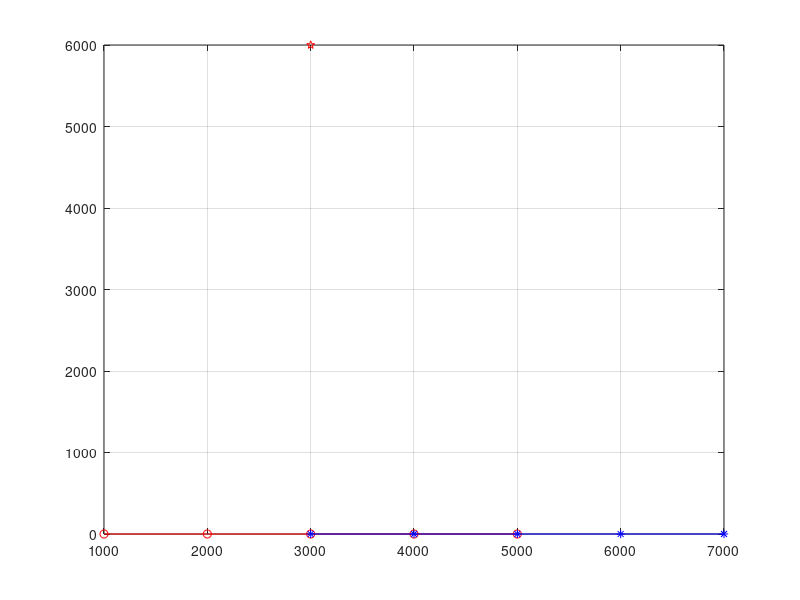

This chart was generated by the following MATLAB code: (Note: this script raises an error after producing the figure.)
clear all;
close all;
clc;
CF1=0; %show cost function
Known_Unknown_Sig   = 0; % 1- Known Signal, 0 - Unknown Signals
c = 3e8;                                               % Speed of light - 3*10^2 m/s
Q = 1;                                                  % Number of emitters
K = 5; %5                                         % Number of interception intervals
L = 2;%3;                                              % Number of receivers
SNRdB =  (5:10:75)  ;  %ajw
ReceiverSpeed = 3e2;                      % receiver velocity (identical to all)
dist_mult = 1e3;
EmitterPos  = [3000 6000]; % [[1+5*rand,1+5*rand]*dist_mult;
fc  = 1e9;                             % carrier frequency
Ni_vec  =  zeros(1,K); %transmitter frequency shifts

max_dop = ReceiverSpeed/c*fc;
Fs=2^23;   % sampling low resolution
Ts = 1/Fs;
Ns = 2^9 ;   % - Number of samples in observation (after sampling the observation)
T0=Ns/Fs; % observation time

time_vec = (0:Ns-1)*Ts;
freq_vec = (0:Ns-1)*(Fs/Ns);
f_delta = freq_vec(2)-freq_vec(1);

ReceiverPos(:,1,1) =     (1:K)'*dist_mult;
ReceiverPos(:,2,1) =    (0*ones(1,K))'*dist_mult;
ReceiverVel(:,:,1) =      (ones(K,1)*[ReceiverSpeed 0]);

ReceiverPos(:,1,2) =     (1:K)'*dist_mult+2000;
ReceiverPos(:,2,2) =     ReceiverPos(:,2,1) ;
ReceiverVel(:,:,2) =      (ones(K,1)*[ReceiverSpeed 0]);

figure
plot(ReceiverPos(:,1,1),ReceiverPos(:,2,1),'r-o', ReceiverPos(:,1,2),ReceiverPos(:,2,2),'b-*',...
    EmitterPos(1),EmitterPos(2),'rp') ; grid on
drawnow

%[TOA,Doppler_shift] = Create_Tau_Doppler(EmitterPos,ReceiverPos,ReceiverVel,fc,c,L,K);

%b_vec=ones(size(b_vec));

Nexp = 50; % Number of Monte-Carlo trials 

DPDRun = 1;
STRun = 1;

%SNRdB =  [-14:2:0]; 


sigma2Vec = 10.^(-SNRdB/10);                             % noise variance
sigma2dBVec = 10*log10(sigma2Vec);                              % noise variance [dB]

% %%%%%%%%%%%%%%%%%%%%%%%%%%%%%%%%%%%%%%%%%%%%%%

Norm_mat = zeros(length(SNRdB),Nexp);
%Poserr_DPD = zeros(length(NsVec),length(SNRdB));
%Bias_DPD = Poserr_DPD;    Poserr_ST = Poserr_DPD ;   Bias_ST = Bias_DPD;
r_vec_t = zeros(Ns,K,L);
r_vec_f = zeros(Ns,K,L);
r_vec_f_temp = zeros(2*Ns,K,L);

disp('Generating Data...')
NOF = 1;

amplitudes = ones(K,NOF);
phases = rand(K,NOF)*0;
if NOF>1
    f0 = (max_dop:(0.4*Fs-max_dop)/(NOF-1):0.4*Fs);
    f1 = round(f0*T0/2)./(T0/2);
else
    f1 = round((1/T0)*T0)/T0;
end

b_vec=ones(1,K,L);
       
for snr_ind = 1:length(SNRdB)
    sigma2  = sigma2Vec(snr_ind);

    for nexp = 1:Nexp

        ttCPU = cputime;

         for k = 1:K
             for ell = 1:L

                [TOA,Doppler_shift] = Create_Tau_Doppler(EmitterPos,ReceiverPos,ReceiverVel,fc,c,L,K);
                sig =amplitudes(k,:)*sin( 2*pi*(f1')*(time_vec)) ;
                int = amplitudes(k,:)*sin( 2*pi*(f1')*(time_vec-TOA(ell,k))) ; 
                int=int./norm(int);
                Delayed_sig(:,k,ell)=(int.').*exp(i*2*pi*Doppler_shift(ell,k)*time_vec');
                E_sig = Delayed_sig(:,k,ell)'*Delayed_sig(:,k,ell)./length(Delayed_sig(:,k,ell));
                noise = sqrt(E_sig*sigma2/2)*(randn(Ns,1)+i*randn(Ns,1));
                r_vec_t(:,k,ell) =  Delayed_sig(:,k,ell) + noise ;  % (Eq.1 - new)
%                     r_vec_t(:,k,ell) = Delayed_sig  ;  
                %r_vec_f(:,k,ell) =  fft(r_vec_t(:,k,ell)); 
                %r_vec_f_temp(:,k,ell) =  fft(r_vec_t(:,k,ell),2*Ns); % Insert zero padding  length Ns
            end;%ell
        end;%k

        %%%%%%%%%%%%%%%%%%%%%%%%%%%%%%%
        % GRID SEARCH PARAMETERS
        %%%%%%%%%%%%%%%%%%%%%%%%%%%%%%%

        dLR_DPD =  2000;
        dLR_ST = dLR_DPD;
        dC_DPD = 1*dist_mult;
        dC_ST = dC_DPD;
        Xsearch_DPD = [-dLR_DPD,-dLR_DPD/2,0,dLR_DPD/2,dLR_DPD]+EmitterPos(1)+(rand-.5)*10;
        Ysearch_DPD = [-dLR_DPD,-dLR_DPD/2,0,dLR_DPD/2,dLR_DPD]+EmitterPos(2)+(rand-.5)*10;
        Xsearch_ST = [1*dist_mult:dLR_ST:9*dist_mult];
        Ysearch_ST = [1*dist_mult:dLR_ST:9*dist_mult];
        LRDiv_DPD = [2 10 1 ];
        CDiv_DPD = [10 10 1 ];


        %%%%%%%%%%%%%%%%%%%%%%%%%%%%%%%%%%%%%%%%%%%%%%%%%%%%%%%%%%%%%%
        %%%%%%%%%%%%%%%%%%%%%%%%%%%%%%%%%%%%%%%%%%%%%%%%%%%%%%%%%%%%
        % DIRECT EMITTER LOCALIZATION
        %%%%%%%%%%%%%%%%%%%%%%%%%%%%%%%%%%%%%%%%%%%%%%%%%%%%%%%%%%%%
        if DPDRun
            disp('DPD Search Started...')
            counter = 0;     
            while dLR_DPD > .1
                counter = counter+1;
                if CF1
                    Xsearch_DPD = [-150:10:150]+EmitterPos(1);
                    Ysearch_DPD = [-150:10:150]+EmitterPos(2);
                end
                
                [EmitPosEst_DPD,Xest_DPD,Yest_DPD,CF_DPD]  = DPDPosEst_f(time_vec,Xsearch_DPD,Ysearch_DPD,ReceiverPos,ReceiverVel,K,L,...
                                                           Q,fc,c,r_vec_t,f_delta,Known_Unknown_Sig,CF1);

                %if Xest_DPD==Xsearch_DPD(1) || Xest_DPD==Xsearch_DPD(end) || Yest_DPD==Ysearch_DPD(1) || Yest_DPD==Ysearch_DPD(end)
                %else
                    dLR_DPD=dLR_DPD*.8;
                %end
                clear Xsearch_DPD Ysearch_DPD
                Xsearch_DPD = [-dLR_DPD,0,dLR_DPD]+Xest_DPD+(rand-.5)*0;
                Ysearch_DPD = [-dLR_DPD,0,dLR_DPD]+Yest_DPD+(rand-.5)*0;
            end
%             ddd=10;
%             Xsearch_DPD = [-.1,0,.1] +   Xest_DPD;
%             Ysearch_DPD = [-.1,0,.1] +   Yest_DPD;
%             while ddd>1
%                 [EmitPosEst_DPD,Xest_DPD,Yest_DPD,CF_DPD]  = DPDPosEst_f(time_vec,Xsearch_DPD,Ysearch_DPD,ReceiverPos,ReceiverVel,K,L,...
%                                                            Q,fc,c,Nsc,r_vec_t,freq_vec,f_delta,Known_Unknown_Sig,CF1);
%                 if Xest_DPD==Xsearch_DPD(1) || Xest_DPD==Xsearch_DPD(end) || Yest_DPD==Ysearch_DPD(1) || Yest_DPD==Ysearch_DPD(end)
%                     Xsearch_DPD = [-.1,0,.1] +   Xest_DPD;
%                     Ysearch_DPD = [-.1,0,.1] +   Yest_DPD;
%                 else
%                     ddd=0;
%                 end
%             end

            x_hat_DPD(snr_ind,nexp)  = Xest_DPD;
            y_hat_DPD(snr_ind,nexp)  = Yest_DPD;

            Norm_mat(snr_ind,nexp) = norm(EmitPosEst_DPD - EmitterPos');
            disp(['SNR,Exp ', '[' ,num2str(SNRdB(snr_ind)), ',' num2str(nexp) ']',...
                'Norm_mat = ',num2str( Norm_mat(snr_ind,nexp))])
        end %DPD Run

        if STRun

            % Estimate Doppler shift and TOA  at each interception point
            %%%%%%%%%%%%%%%%%%%%%%%%%%%%%%%%%%%%%%%%%%%%%%%%%%%%%%%%%%%%
            max_distance = sqrt(2)*(Xsearch_ST(end) - Xsearch_ST(1)); % meters
            max_TOA = max_distance/c ;

            [Est_Doppler_Shift,Est_TOA] =    Est_Doppler_toa2(r_vec_f_temp,r_vec_t,r_vec_f,Ns,Fs,Ts,K,time_vec,freq_vec,max_dop,max_TOA,Known_Unknown_Sig);

            %%%%%%%%%%%%%%%%%%%%%%%%%%%%%%%%%%%%%%%%%%%%%%%%%%%%%%%%%%%%
            % Estimate the emitter position -  NON-DD POSITIONING APPRAOCH
            %%%%%%%%%%%%%%%%%%%%%%%%%%%%%%%%%%%%%%%%%%%%%%%%%%%%%%%%%%%%
            disp('Stein - Search Started...')
            counter = 0;     
            while dLR_ST > 1
                counter = counter+1;
                [EmitPosEst_ST,Xest_ST,Yest_ST,CF_ST]  =  STPosEst(Est_Doppler_Shift,Est_TOA,Xsearch_ST,...
                                                                    Ysearch_ST,K,L,ReceiverPos,ReceiverVel,fc,c,Known_Unknown_Sig);

%                     if counter == 1
%                         figure,surf(Ysearch_ST,Xsearch_ST,CF_ST), shading interp
%                         xlabel('Y axis [meter]'); ylabel('X axis [meter]');title('CF ST')
%                     end
                Xsearch_ST = Xest_ST- 4*dLR_ST:dLR_ST/2:Xest_ST+ 4*dLR_ST;
                Ysearch_ST = Yest_ST- 4*dLR_ST:dLR_ST/2:Yest_ST+ 4*dLR_ST;
                if min(abs([Xsearch_ST(1),Xsearch_ST(end)]-Xest_ST))<0.5*dLR_ST ||...
                         min(abs([Ysearch_ST(1),Ysearch_ST(end)]-Yest_ST))<0.5*dLR_ST
                    %%%
                else
                    dLR_ST = dLR_ST/2;
                end
            end

            %%%%%%%%%%%%%%%%%%%%%%%%%%%%%%%%%%
            % The Estimated Postion
            %%%%%%%%%%%%%%%%%%%%%%%%%%%%%%%%%%
            x_hat_ST(snr_ind,nexp)  = Xest_ST;
            y_hat_ST(snr_ind,nexp)  = Yest_ST;

            Norm_mat_ST(snr_ind,nexp) = norm(EmitPosEst_ST - EmitterPos');
            disp(['SNR,Exp ', '[' ,num2str(SNRdB(snr_ind)), ',' num2str(nexp) ']',...
                'Norm_mat_ST = ',num2str( Norm_mat_ST(snr_ind,nexp))])
        end %STRun
    end% Nexp

    %%%%%%%%%%%%%%%%%%%%%%%%%%%%%%%%%%%%%%%%%%%%%%%%%%%%%%%%%%%%
    % CRAMER RAO LOWER BOUND
    %%%%%%%%%%%%%%%%%%%%%%%%%%%%%%%%%%%%%%%%%%%%%%%%%%%%%%%%%%%%

%     [CRBp,J] =   CRLB_d_9_2_09(Delayed_sig,amplitudes,phases,b_vec,sigma2,EmitterPos,ReceiverPos,ReceiverVel,Ni_vec,c,Nsc,K,L,Q,...
%         fc,Fs,max_dop,freq_vec,time_vec,Known_Unknown_Sig,TOA,Doppler_shift,f1);
%     CRBp_Std(ns_ind,snr_ind)  =  sqrt(CRBp(1,1)+CRBp(2,2));

%         % For test only 12.2.09
%         disp(['SNR,Exp ', '[' ,num2str(SNRdB(snr_ind)), ']' , 'CRBp_Std ',num2str(CRBp_Std(ns_ind,snr_ind)), ...
%             'time:',num2str(cputime - ttCPU)]);
    %%%%%%%%%%%%%%%%%%%%%%%%%%%%%%%%%%%%%%%%%%%%%%%%%%%%%%%%%%%

    %%%%%%%%%%%%%%%%%%%%%%%%%%%%%%%%%%
    % Calculate RMSE and Bias 
    %%%%%%%%%%%%%%%%%%%%%%%%%%%%%%%%%%

     %DPD
    if DPDRun  
        Bias_vec_DPD = [mean(x_hat_DPD(snr_ind,1:Nexp)); mean(y_hat_DPD(snr_ind,1:Nexp))] - EmitterPos';
        ErrorMat_DPD = [x_hat_DPD(snr_ind,1:Nexp);y_hat_DPD(snr_ind,1:Nexp)] - EmitterPos'*ones(1,Nexp);
        Pt_DPD = 1/Nexp * ErrorMat_DPD * ErrorMat_DPD';
        Poserr_DPD(1,snr_ind) = sqrt(Pt_DPD(1,1)+Pt_DPD(2,2));
        Bias_DPD(1,snr_ind) = norm([mean(ErrorMat_DPD(1,:)), mean(ErrorMat_DPD(2,:))]);

%             disp(['SNR,Exp ', '[' ,num2str(SNRdB(snr_ind)), ']' ,' Direct: Error ',num2str(Poserr_DPD(ns_ind,snr_ind)),...
%                 ' Direct: Bias ',num2str(Bias_DPD(ns_ind,snr_ind)), 'time:',num2str(cputime - ttCPU)]);
        disp(['SNR,Exp ', '[' ,num2str(SNRdB(snr_ind)), ']' ,' Direct: Error ',num2str(Poserr_DPD(1,snr_ind)),...
            ' Direct: Bias ',num2str(Bias_DPD(1,snr_ind)), 'CRBp_Std ', ...
             'time:',num2str(cputime - ttCPU)]);
    end %DPD 

    %Stein
    if STRun
        Bias_vec_ST = [mean(x_hat_ST(snr_ind,1:Nexp)); mean(y_hat_ST(snr_ind,1:Nexp))] - EmitterPos';
        ErrorMat_ST = [x_hat_ST(snr_ind,1:Nexp);y_hat_ST(snr_ind,1:Nexp)] - EmitterPos'*ones(1,Nexp);
        Pt_ST = 1/Nexp * ErrorMat_ST * ErrorMat_ST';
        Poserr_ST(ns_ind,snr_ind) = sqrt(Pt_ST(1,1) + Pt_ST(2,2));
        Bias_ST(ns_ind,snr_ind) = norm([mean(ErrorMat_ST(1,:)), mean(ErrorMat_ST(2,:))]);

%             disp(['SNR,Exp ', '[' ,num2str(SNRdB(snr_ind)), ']' ,' Stein: Error ',num2str(Poserr_ST(ns_ind,snr_ind)),...
%                 ' Stein: Bias ',num2str(Bias_ST(ns_ind,snr_ind)), 'time:',num2str(cputime - ttCPU)]);
         disp(['SNR,Exp ', '[' ,num2str(SNRdB(snr_ind)), ']' ,' Stein: Error ',num2str(Poserr_ST(ns_ind,snr_ind)),...
            ' Stein: Bias ',num2str(Bias_ST(ns_ind,snr_ind)), 'CRBp_Std ',num2str(CRBp_Std(ns_ind,snr_ind)), ...
             'time:',num2str(cputime - ttCPU)]);
    end %Stein

    %%%%%%%%%%%%%%%%%%%%%%%%%%%%%%%%%%

end;% SNR



%%%%%%%%%%%%%%%%%%%%%%%%%%%%%%%%%%%%%%%%%%%%%%
%File Name 
%%%%%%%%%%%%%%%%%%%%%%%%%%%%%%%%%%%%%%%%%%%%%%
xtemp = clock;
ztemp = ceil(xtemp(end)*10);
if (Known_Unknown_Sig == 1)
    ResFile  =   '\KnSig';
else
    ResFile  =   '\UnknSig';
end;
curr_Dir = cd;
RunDate =   [curr_Dir,ResFile,num2str(ztemp),datestr(now,'ddmm'),'.mat'];

%%%%%%%%%%%%%%%%%%%%%%%%%%%%%%%%%%%%%%%%%%
% SAVE RESULTS
%%%%%%%%%%%%%%%%

save (RunDate);
if DPDRun && STRun
    save (RunDate,'b_vec','SNRdB','Poserr_DPD','Bias_DPD','Poserr_ST','Bias_ST','CRBp_Std','-append');
elseif DPDRun
%     save (RunDate,'SNRdB','Poserr_DPD','Bias_DPD','CRBp_Std','-append');
elseif STRun
    save (RunDate,'b_vec','SNRdB','Poserr_ST','Bias_ST','CRBp_Std','-append');
end
%%%%%%%%%%%%%%%%%%%%%%%%%%%%%%%%%%%%%%%%%%


%%%%%%%%%%%%%%%%%%%
%PLOT Results
%%%%%%%%%%%%%%%%%%%

figure;
if DPDRun && STRun
     semilogy(SNRdB,Poserr_DPD,'b-s','linewidth',1.2); hold on
     semilogy(SNRdB,Poserr_ST,'r-d','linewidth',1.2);
     semilogy(SNRdB,CRBp_Std,'k-','linewidth',1.2);hold off
     legend('DPD Algorithm','Stein Algorithm','CRLB');
elseif DPDRun
    semilogy(SNRdB,Poserr_DPD,'b-s','linewidth',1.2); hold on
    %semilogy(SNRdB,CRBp_Std,'k-','linewidth',1.2);hold off
    %legend('DPD Algorithm','CRLB');
elseif STRun
    semilogy(SNRdB,Poserr_ST,'b-s','linewidth',1.2); hold on
    semilogy(SNRdB,CRBp_Std,'k-','linewidth',1.2); hold off
    legend('Stein Algorithm','CRLB');
% else % For tests only  12.2.09
%     semilogy(SNRdB,CRBp_Std,'k-','linewidth',1.2)
%     legend('CRLB');
end

xtext='SNR [dB]';
xlabel(xtext,'interpreter','latex','fontsize',16);
ytext='RMSE [m]';
ylabel(ytext,'interpreter','latex','fontsize',16);
grid;
set(gca,'xtick',SNRdB);
set(gca,'xticklabel',SNRdB);

